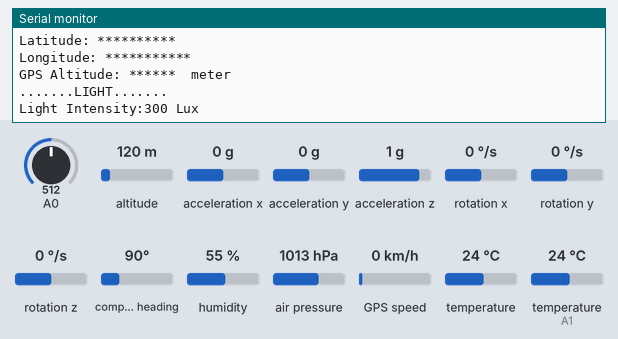
A sketch run on a simulated Arduino Uno, built with avr-gcc and run on an emulated ATmega328P. Parts: the last lines printed to the serial monitor. Inputs (shaded band) come from the test bench; at power-on: altitude 120 m, humidity 55 %, A0 = 512, temperature (sensor on A1) 24 °C, acceleration x 0 g, acceleration y 0 g, acceleration z 1 g, rotation x 0 °/s, rotation y 0 °/s, rotation z 0 °/s, compass heading 90°, air pressure 1013 hPa, GPS speed 0 km/h, temperature 24 °C. The GPS gets a fix after 3 s at 37.7749, -122.4194 with 8 satellites; no radio packets arrive unless stated.

Above: at 3.2 s.
3.3 s: altitude set to 0 m
At 4.3 s:
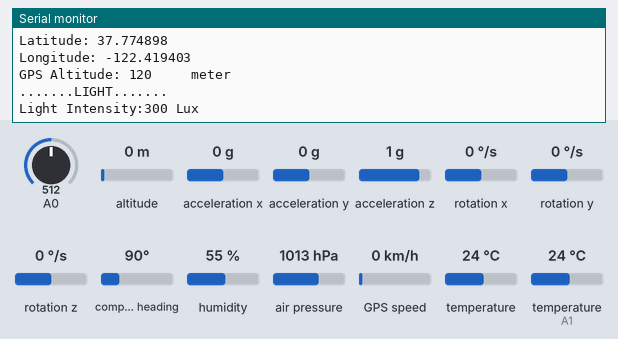
5.2 s: altitude set to 20 m
At 5.8 s:
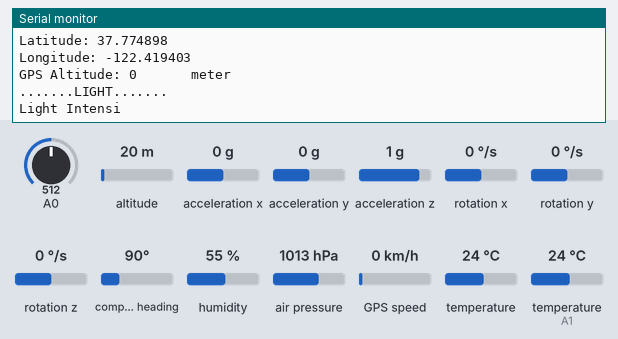
9.0 s: humidity set to 22 %
At 9.5 s:
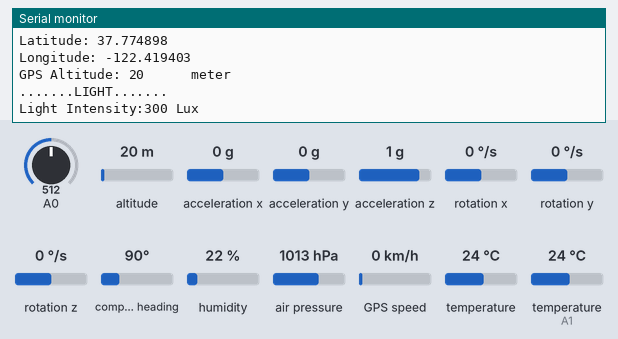
10.5 s: A0 set to 306
12.0 s: temperature (sensor on A1) set to 12 °C
At 12.0 s:
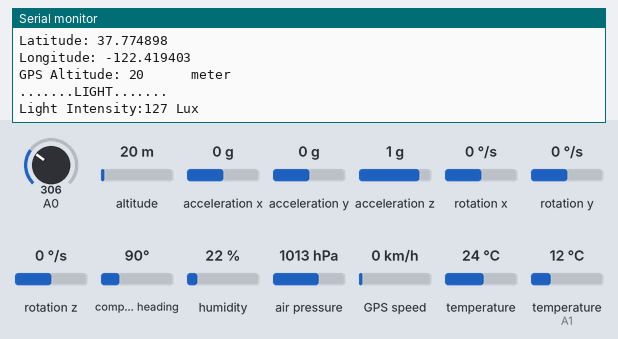

Measured:
- after the input at 5.2 s, the serial monitor: prints a new line at once (image 2)

The sketch:

tx.ino
```cpp
#include <SPI.h>
#include <LoRa.h>
#include <Adafruit_BMP085.h>
#include <TinyGPS++.h>
#include <SoftwareSerial.h>
#include "DHT.h"
#include "Wire.h"
#include <MPU6050_light.h>

MPU6050 mpu(Wire);
unsigned long timer = 0;

#define LORA_SS 10
#define LORA_RST 9
#define LORA_DIO0 2


DHT dht = DHT(A1, DHT11,6);

Adafruit_BMP085 bmp;


static const int RXPin = 4, TXPin = 3;
static const uint32_t GPSBaud = 9600;

// The TinyGPS++ object
TinyGPSPlus gps;

// The serial connection to the GPS device
SoftwareSerial ss(RXPin, TXPin);


void setup() {

  pinMode(LORA_SS, OUTPUT);
  digitalWrite(LORA_SS, HIGH);

  LoRa.setPins(LORA_SS, LORA_RST, LORA_DIO0);

  Serial.begin(9600);
  Wire.begin();
  ss.begin(GPSBaud);
  dht.begin();
  bmp.begin();
  LoRa.begin(433E6);
  byte status = mpu.begin();

  while(status!=0){ }

  delay(1000);
  mpu.calcOffsets();


}

void loop() {

    Serial.println(".......BMP-180........");

    Serial.print("Temperature = ");
    Serial.print(bmp.readTemperature());
    Serial.println(" *C");

    Serial.print("Pressure = ");
    Serial.print(bmp.readPressure());
    Serial.println(" Pa");

    Serial.print("Altitude = ");
    Serial.print(bmp.readAltitude());
    Serial.println(" meters");

    Serial.print("Relative altitude = ");
    Serial.print(int(bmp.readAltitude(bmp.readPressure())));
    Serial.println(" meters");

    Serial.println();


    Serial.println(".......DHT-11........");

    float humidity = dht.readHumidity();
    float temperature = dht.readTemperature();

    Serial.print("Humidity = ");
    Serial.print(humidity, 1);
    Serial.println(" %");

    Serial.print("Temperature = ");
    Serial.print(temperature, 1);
    Serial.println(" *C");
    Serial.println();


  Serial.println(".......mpu........");


   mpu.update();

  if((millis()-timer)>1000){ // print data every 10ms
  Serial.print(mpu.getAngleX());
  Serial.println();
  Serial.print(mpu.getAngleY());
  Serial.println();
  Serial.print(mpu.getAngleZ());
  Serial.println();
  timer = millis();
  }


  Serial.println(".......GPS.......");


  Serial.print("HDOP: ");
  printFloat(gps.hdop.hdop(), gps.hdop.isValid(), 6, 1);
  Serial.println();

  Serial.print("Latitude: ");
  printFloat(gps.location.lat(), gps.location.isValid(), 11, 6);
  Serial.println();

  Serial.print("Longitude: ");
  printFloat(gps.location.lng(), gps.location.isValid(), 12, 6);
  Serial.println();


  Serial.print("GPS Altitude: ");
  printInt(gps.altitude.meters(), gps.altitude.isValid(), 7);
  Serial.println(" meter");

  Serial.println();


  Serial.println(".......LIGHT.......");

  Serial.print("Light Intensity:");
  Serial.print(int(Light(analogRead(0))));
  Serial.println(" Lux");

  Serial.println();


  smartDelay(1000);


   //LORA

LoRa.beginPacket();

  LoRa.print("/*");

  LoRa.print("SAIMANSAT");
  LoRa.print(",");

  LoRa.print(millis());
  LoRa.print(",");

  LoRa.print(bmp.readTemperature());
  LoRa.print(",");

  LoRa.print(bmp.readAltitude());
  LoRa.print(",");

  LoRa.print((bmp.readPressure()/100));
  LoRa.print(",");


  LoRa.print(Light(analogRead(0)));
  LoRa.print(",");

  LoRa.print(gps.location.lng(),5);
  LoRa.print(",");

  LoRa.print(gps.location.lat(),5);
  LoRa.print(",");

  LoRa.print(gps.altitude.meters());
  LoRa.print(",");

  LoRa.print(mpu.getAngleX());
  LoRa.print(",");

  LoRa.print(mpu.getAngleY());
  LoRa.print(",");

  LoRa.print(mpu.getAngleZ());


  LoRa.print("*/");
  LoRa.println("");


  LoRa.endPacket();


}


static void smartDelay(unsigned long ms)
{
  unsigned long start = millis();
  do
  {
    while (ss.available())
      gps.encode(ss.read());
  } while (millis() - start < ms);
}

static void printFloat(float val, bool valid, int len, int prec)
{
  if (!valid)
  {
    while (len-- > 1)
      Serial.print('*');
    Serial.print(' ');
  }
  else
  {
    Serial.print(val, prec);
    int vi = abs((int)val);
    int flen = prec + (val < 0.0 ? 2 : 1); // . and -
    flen += vi >= 1000 ? 4 : vi >= 100 ? 3 : vi >= 10 ? 2 : 1;
    for (int i=flen; i<len; ++i)
      Serial.print(' ');
  }
  smartDelay(0);
}

static void printInt(unsigned long val, bool valid, int len)
{
  char sz[32] = "*****************";
  if (valid)
    sprintf(sz, "%ld", val);
  sz[len] = 0;
  for (int i=strlen(sz); i<len; ++i)
    sz[i] = ' ';
  if (len > 0)
    sz[len-1] = ' ';
  Serial.print(sz);
  smartDelay(0);
}

double Light (int RawADC0)
{
  double Vout=RawADC0*0.0048828125;
  int lux=3000/(10*((5-Vout)/Vout));//use this equation if the LDR is in the upper part of the divider
  return lux;
}
```
